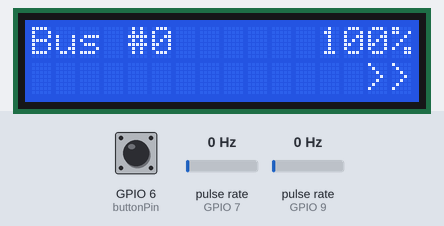
Simulated run of this sketch. Board: ESP32-S3. On the bench: 16×2 character LCD. Wiring (inferred from the names in the program): 2 × pulse sensor: data GPIO 7 / data GPIO 9. The inputs (shaded band) are chosen by the test bench; at power-on: pulse rate (sensors on GPIO 7, GPIO 9) 0 Hz, GPIO 6 (buttonPin) HIGH.

Above: at 1.3 s.
1.4 s: pulse rate (sensor on GPIO 7) set to 1 Hz
At 2.24 s:
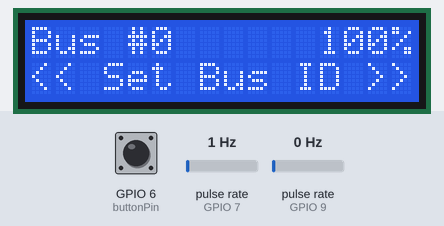
4.4 s: pulse rate (sensor on GPIO 9) set to 4 Hz
At 5.44 s:
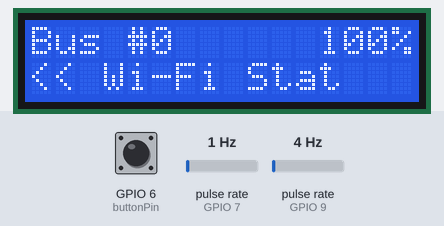
7.4 s: GPIO 6 (buttonPin) pulled LOW for 1 s
At 8.8 s:
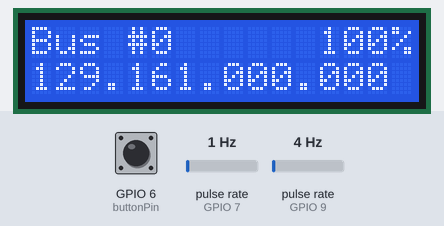
9.9 s: GPIO 6 (buttonPin) pulled LOW for 1 s
At 12.1 s:
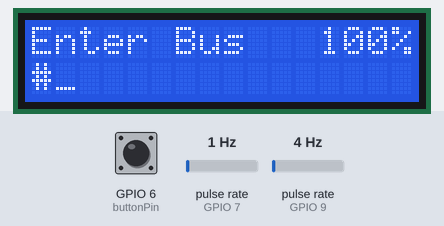
12.4 s: GPIO 6 (buttonPin) pulled LOW for 0.15 s
At 12.56 s:
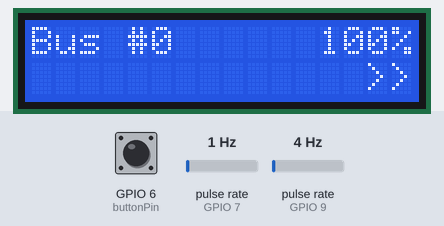
13.1 s: pulse rate (sensor on GPIO 7) set to 150 Hz
Timing chart, 0 to 16.1 s (numbered marks = the images above; inputs shaded):
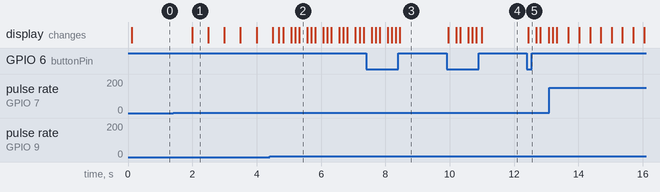

The sketch:

display_state_hw.ino
```cpp
#include "Adafruit_LiquidCrystal.h"

#include "DisplayState.h"

Adafruit_LiquidCrystal lcd(0x20);

DisplayState state(&lcd);


int buttonPin=6;
int encoderPin1 = 7;
int encoderPin2 = 9;

volatile int lastEncoded = 0;
volatile long encoderValue = 0;
volatile int lastButton = 0;
volatile long buttonValue = 0;
volatile int buttonHeld = 0;

long lastencoderValue = 0;
long lastButtonCount = 0;

int lastMSB = 0;
int lastLSB = 0;

void IRAM_ATTR updateEncoder(){
  int MSB = digitalRead(encoderPin1); //MSB = most significant bit
  int LSB = digitalRead(encoderPin2); //LSB = least significant bit

  int encoded = (MSB << 1) | LSB; //converting the 2 pin value to single number
  int sum  = (lastEncoded << 2) | encoded; //adding it to the previous encoded value


  // Overcounting issue might be solved by adjusting these if statements.
  // It might be that not all clauses are necessary
  if(sum == 0b1101 || sum == 0b0100 || sum == 0b0010 || sum == 0b1011) {
    encoderValue ++;
  }
  if(sum == 0b1110 || sum == 0b0111 || sum == 0b0001 || sum == 0b1000) {
    encoderValue --;
  }

  lastEncoded = encoded; //store this value for next time
}

void IRAM_ATTR updateButton(){
  static unsigned long last_interrupt_time = 0;
  const int debounce_interval = 200;
  unsigned long interrupt_time = millis();

  if (interrupt_time - last_interrupt_time > debounce_interval ){
    int cvalue = digitalRead(buttonPin);
    if(cvalue != lastButton){
      buttonValue++;
      lastButton = cvalue;
      last_interrupt_time = interrupt_time;
    }
  }
}


void setup() {

  Serial.begin(115200);

  Wire.begin(18, 19);
  if (!lcd.begin(16, 2)) {
    Serial.println("Could not init backpack. Check wiring.");
    while(1);
  }

  lcd.setBacklight(HIGH);

  lcd.print("hello");

  state.init();

  pinMode(encoderPin1, INPUT_PULLUP);
  pinMode(encoderPin2, INPUT_PULLUP);
  attachInterrupt(encoderPin1, updateEncoder, CHANGE);
  attachInterrupt(encoderPin2, updateEncoder, CHANGE);

  pinMode(buttonPin, INPUT_PULLUP);
  attachInterrupt(digitalPinToInterrupt(buttonPin), updateButton, CHANGE);

}

void loop() {

  //Serial.println("------------------");
  //Serial.println(encoderValue);
  //Serial.println(buttonValue);

  if(encoderValue > lastencoderValue){
    state.rotaryRight();
    lastencoderValue = encoderValue;
  }
  else if(encoderValue < lastencoderValue){
    state.rotaryLeft();
    lastencoderValue = encoderValue;
  }

  if(buttonValue > lastButtonCount){
    state.rotarySelect();
    lastButtonCount = buttonValue;
  }

  //delay(100);

}
```

DisplayState.cpp
```cpp
#include <iostream>
#include <cstring>
#include <Arduino.h>
#include "Adafruit_LiquidCrystal.h"

#include "DisplayState.h"

DisplayState::DisplayState(Adafruit_LiquidCrystal* lc_lcd){
  lcd = lc_lcd;
  //render();
}

void DisplayState::init(){

  render();

}

void DisplayState::rotaryRight(){

	if(currentMenu == HOME){
		if(currentNavOption < N_NAV_STATES - 1){
			++currentNavOption;
			render();
		}
	}

}

void DisplayState::rotaryLeft(){

	if(currentMenu == HOME){
		if(currentNavOption > 0){
			--currentNavOption;
			render();
		}
	}

}

void DisplayState::rotarySelect(){

	switch(currentMenu){
		case HOME:
			switch(currentNavOption){
				case NAV_STATE_SET_BUS:
					navigateTo(BUS_ENTRY);
					break;
				case NAV_STATE_TOGGLE_BT:
					toggleBT();
					break;
				case NAV_STATE_WIFI_STATUS:
					navigateTo(WIFI_STATUS);
					break;
			}
			break;
		case BUS_ENTRY:
			setBusID(busEntryID);
			currentNavOption = NAV_STATE_NONE;
			navigateTo(HOME);
			break;
		case WIFI_STATUS:
			navigateTo(HOME);
			break;
	}

}

void DisplayState::keypadPress(char digit){

	if(currentMenu == BUS_ENTRY){

		if(busEntryPos < BUS_ID_SIZE){
			busEntryID[busEntryPos] = digit;
			++busEntryPos;
		}
		busEntryID[busEntryPos] = '_';

		render();

	}

}

void DisplayState::backspace(){

	if(currentMenu == BUS_ENTRY){

		if(busEntryPos > 0){
			if(busEntryPos < BUS_ID_SIZE){
				busEntryID[busEntryPos] = ' ';
			}
			--busEntryPos;
			busEntryID[busEntryPos] = '_';
		}

		render();

	}

}

void DisplayState::back(){

	if(currentMenu == HOME){
		currentNavOption = NAV_STATE_NONE;
	}else{
		navigateTo(HOME);
	}

}

void DisplayState::setBusID(const char* id){

	busID = atoi(id);

}

void DisplayState::toggleBT(){

	btEnable = !btEnable;
	render();

}

void DisplayState::navigateTo(menuState menuState){
	currentMenu = menuState;
	render();
}

void DisplayState::render(){

	// Macro to help deal with string formatting without null terminators
	char buffer[34];
	#define SNPRINTF_NO_TERM(output, maxlen, format, args...) snprintf(buffer, maxlen+1, format, ##args);memcpy(output, buffer, strlen(buffer));

	// The string to send to the display (16x2 + newline + terminator)
	char output[34] = "                \n                ";

	// Display bus ID
	if(!btEnable){
		SNPRINTF_NO_TERM(output, 10, "#%-3d  NoBT", busID)
	}else{
		SNPRINTF_NO_TERM(output, 9, "Bus #%-3d", busID)
	}

	// Display battery percentage
	SNPRINTF_NO_TERM(&output[12], 4, "%3d%%", battery)

	// Display stuff depending on current menu state
	switch(currentMenu){
		case HOME:
			if(currentNavOption > 0){
				SNPRINTF_NO_TERM(&output[17], 2, "<<")
			}
                        if(currentNavOption < N_NAV_STATES - 1){
                          SNPRINTF_NO_TERM(&output[31], 2, ">>")
                        }
                        SNPRINTF_NO_TERM(&output[20], 10, "%-.10s", navStateStrings[currentNavOption])
                        break;
                case BUS_ENTRY:
                  SNPRINTF_NO_TERM(output, 12, "Enter Bus   ")
                  SNPRINTF_NO_TERM(&output[17], 1 + BUS_ID_SIZE + 1, "#%s", busEntryID)
                  break;
                case WIFI_STATUS:
                  SNPRINTF_NO_TERM(&output[17], 15, "129.161.000.000")
                  break;
                }

                setDisplay(output);
}

void DisplayState::setDisplay(const char *string){
  // std::cout << "----------------" << std::endl;
  //std::cout << string << std::endl;
  //std::cout << "----------------" << std::endl/* << std::endl*/

  //Serial.println(string);

  lcd->setCursor(0, 0);
  lcd->print(string);
  lcd->setCursor(0, 1);
  char second_line[17];
  memcpy(second_line, &string[17], 17);
  lcd->print(second_line);
}
```

DisplayState.h
```cpp
class DisplayState{

	enum menuState{
		HOME,
		BUS_ENTRY,
		WIFI_STATUS
	};

	#define N_NAV_STATES 4
	#define NAV_STATE_NONE 0
	#define NAV_STATE_SET_BUS 1
	#define NAV_STATE_TOGGLE_BT 2
	#define NAV_STATE_WIFI_STATUS 3

	// Max 10 characters
	const char *navStateStrings[N_NAV_STATES] = {"", "Set Bus ID", "Toggle BT", "Wi-Fi Stat"};

	menuState currentMenu = HOME;
	int currentNavOption = NAV_STATE_NONE;

	#define BUS_ID_SIZE 3
	char busEntryID[BUS_ID_SIZE+2] = "_  ";
	int busEntryPos = 0;

	int busID = 0;
	int battery = 100;
	bool btEnable = true;

	Adafruit_LiquidCrystal* lcd;

public:
 	DisplayState(Adafruit_LiquidCrystal* lc_lcd);
  	void init();
	void rotaryRight();
	void rotaryLeft();
	void rotarySelect();
	void keypadPress(char digit);
	void backspace();
	void back();
	void setBusID(const char* id);
	void toggleBT();

private:
	void navigateTo(menuState menuState);
	void render();
	void setDisplay(const char *string);

};
```

Measured:
- the behaviour switches between 0 and 1 Hz on pulse rate (sensor on GPIO 7) (found by bisection; images 0 and 1)
- after the input at 1.4 s, the display: changes after 0.60 s (image 1)
- after the input at 7.4 s, the display: first differs from a run without the input after 1.0 s (image 3)
- after the input at 9.9 s, the display: first changes after 0.05 s (image 4 shows a later state)
- after the input at 12.4 s, the display: changes after 0.05 s (image 5)
- what the display in image 1 shows lasts 0.5 s, from 2.0 s to 2.5 s
